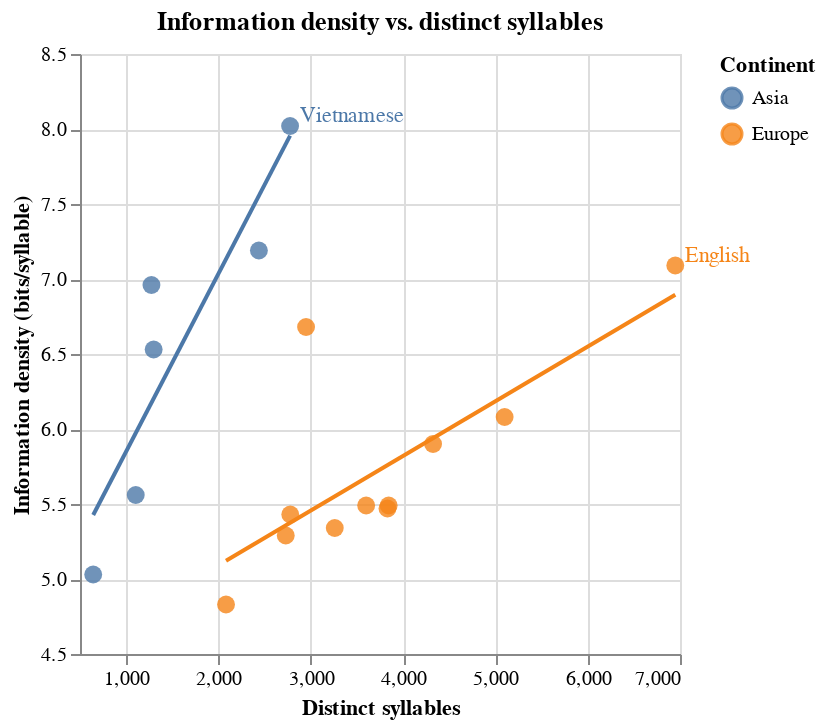

Write notebook code for a chart like this one.
### Markdown cell above
<div class="alert alert-info" style="color:black">

### Question 1.1
rubric={accuracy:1,visualization:1}

<h4>Python</h4>
<ol type="1">
<li>Create a scatterplot of the information density of each language versus its number of distinct syllabus. Zoom in to the extent of the data instead of forcing zero to be in the axis.</li>
<li>You will notice that the data appears to cluster in groups in the scatter plot. Can you find a categorical variable in this dataframe that roughly explains this clustering? Color the points in the plot you just created according that variable and add a suitable trend line for each cluster. If there are any points that seem to be outliers, avoid overfitting the trendline to them.</li>
<li>If you think any particular data points deviate from their cluster, label them with their language name in the plot.</li>
</ol>

</div>

### Code cell
import pandas as pd
import altair as alt

languages = pd.read_csv("languages.csv")

label_langs = ["English", "Vietnamese"]

base = alt.Chart(languages).mark_circle(size=80, opacity=0.8).encode(
    x=alt.X(
        "distinct_syllables:Q",
        scale=alt.Scale(zero=False),
        title="Distinct syllables",
    ),
    y=alt.Y(
        "information_density:Q",
        scale=alt.Scale(zero=False),
        title="Information density (bits/syllable)",
    ),
    color=alt.Color("continent:N", title="Continent"),
    tooltip=[
        "language",
        "iso_lang",
        "continent",
        "distinct_syllables",
        "information_density",
    ],
)

trend = base.transform_regression(
    "distinct_syllables", "information_density", groupby=["continent"]
).mark_line(size=2)

labels = alt.Chart(languages[languages["language"].isin(label_langs)]).mark_text(
    align="left", dx=5, dy=-5
).encode(
    x="distinct_syllables:Q",
    y="information_density:Q",
    text="language",
    color="continent:N",
)

plot1 = (base + trend + labels).properties(
    title="Information density vs. distinct syllables"
)
plot1

### Figure 1 — Vega specification as saved in the notebook (floating-point values rounded to 4 significant figures)
{"$schema": "https://vega.github.io/schema/vega/v5.json", "data": [{"name": "source_0", "values": [{"iso_lang": "CAT", "language": "Catalan", "information_density": 5.49, "distinct_syllables": 3600, "continent": "Europe"}, {"iso_lang": "CMN", "language": "Mandarin", "information_density": 6.96, "distinct_syllables": 1274, "continent": "Asia"}, {"iso_lang": "DEU", "language": "German", "information_density": 6.08, "distinct_syllables": 5100, "continent": "Europe"}, {"iso_lang": "ENG", "language": "English", "information_density": 7.09, "distinct_syllables": 6949, "continent": "Europe"}, {"iso_lang": "EUS", "language": "Basque", "information_density": 4.83, "distinct_syllables": 2082, "continent": "Europe"}, {"iso_lang": "FIN", "language": "Finnish", "information_density": 5.49, "distinct_syllables": 3844, "continent": "Europe"}, {"iso_lang": "FRA", "language": "French", "information_density": 6.68, "distinct_syllables": 2949, "continent": "Europe"}, {"iso_lang": "HUN", "language": "Hungarian", "information_density": 5.9, "distinct_syllables": 4325, "continent": "Europe"}, {"iso_lang": "ITA", "language": "Italian", "information_density": 5.29, "distinct_syllables": 2729, "continent": "Europe"}, {"iso_lang": "JPN", "language": "Japanese", "information_density": 5.03, "distinct_syllables": 643, "continent": "Asia"}, {"iso_lang": "KOR", "language": "Korean", "information_density": 5.56, "distinct_syllables": 1104, "continent": "Asia"}, {"iso_lang": "SPA", "language": "Spanish", "information_density": 5.43, "distinct_syllables": 2778, "continent": "Europe"}, {"iso_lang": "SRP", "language": "Serbian", "information_density": 5.47, "distinct_syllables": 3831, "continent": "Europe"}, {"iso_lang": "THA", "language": "Thai", "information_density": 7.19, "distinct_syllables": 2438, "continent": "Asia"}, {"iso_lang": "TUR", "language": "Turkish", "information_density": 5.34, "distinct_syllables": 3260, "continent": "Europe"}, {"iso_lang": "VIE", "language": "Vietnamese", "information_density": 8.02, "distinct_syllables": 2776, "continent": "Asia"}, {"iso_lang": "YUE", "language": "Cantonese", "information_density": 6.53, "distinct_syllables": 1298, "continent": "Asia"}]}, {"name": "data_0", "values": [{"continent": "Europe", "distinct_syllables": 3600, "information_density": 5.49, "iso_lang": "CAT", "language": "Catalan"}, {"continent": "Asia", "distinct_syllables": 1274, "information_density": 6.96, "iso_lang": "CMN", "language": "Mandarin"}, {"continent": "Europe", "distinct_syllables": 5100, "information_density": 6.08, "iso_lang": "DEU", "language": "German"}, {"continent": "Europe", "distinct_syllables": 6949, "information_density": 7.09, "iso_lang": "ENG", "language": "English"}, {"continent": "Europe", "distinct_syllables": 2082, "information_density": 4.83, "iso_lang": "EUS", "language": "Basque"}, {"continent": "Europe", "distinct_syllables": 3844, "information_density": 5.49, "iso_lang": "FIN", "language": "Finnish"}, {"continent": "Europe", "distinct_syllables": 2949, "information_density": 6.68, "iso_lang": "FRA", "language": "French"}, {"continent": "Europe", "distinct_syllables": 4325, "information_density": 5.9, "iso_lang": "HUN", "language": "Hungarian"}, {"continent": "Europe", "distinct_syllables": 2729, "information_density": 5.29, "iso_lang": "ITA", "language": "Italian"}, {"continent": "Asia", "distinct_syllables": 643, "information_density": 5.03, "iso_lang": "JPN", "language": "Japanese"}, {"continent": "Asia", "distinct_syllables": 1104, "information_density": 5.56, "iso_lang": "KOR", "language": "Korean"}, {"continent": "Europe", "distinct_syllables": 2778, "information_density": 5.43, "iso_lang": "SPA", "language": "Spanish"}, {"continent": "Europe", "distinct_syllables": 3831, "information_density": 5.47, "iso_lang": "SRP", "language": "Serbian"}, {"continent": "Asia", "distinct_syllables": 2438, "information_density": 7.19, "iso_lang": "THA", "language": "Thai"}, {"continent": "Europe", "distinct_syllables": 3260, "information_density": 5.34, "iso_lang": "TUR", "language": "Turkish"}, {"continent": "Asia", "distinct_syllables": 2776, "information_density": 8.02, "iso_lang": "VIE", "language": "Vietnamese"}, {"continent": "Asia", "distinct_syllables": 1298, "information_density": 6.53, "iso_lang": "YUE", "language": "Cantonese"}]}, {"name": "data_1", "source": "source_0", "transform": [{"type": "regression", "as": ["distinct_syllables", "information_density"], "groupby": ["continent"], "x": "distinct_syllables", "y": "information_density"}]}, {"name": "source_1", "values": [{"continent": "Europe", "distinct_syllables": 6949, "information_density": 7.09, "language": "English"}, {"continent": "Asia", "distinct_syllables": 2776, "information_density": 8.02, "language": "Vietnamese"}]}, {"name": "data_0_color_domain_continent_0", "values": [{"continent": "Europe"}, {"continent": "Asia"}]}, {"name": "data_1_color_domain_continent_1", "source": "data_1", "transform": [{"type": "aggregate", "groupby": ["continent"], "fields": [], "ops": [], "as": []}, {"type": "formula", "expr": "datum['continent']", "as": "sort_field"}, {"type": "project", "fields": ["continent"]}]}, {"name": "source_1_color_domain_continent_2", "values": [{"continent": "Europe"}, {"continent": "Asia"}]}], "marks": [{"type": "symbol", "name": "layer_0_marks", "from": {"data": "data_0"}, "encode": {"update": {"tooltip": {"signal": "{\"language\": isValid(datum[\"language\"]) ? datum[\"language\"] : \"\"+datum[\"language\"], \"iso_lang\": isValid(datum[\"iso_lang\"]) ? datum[\"iso_lang\"] : \"\"+datum[\"iso_lang\"], \"continent\": isValid(datum[\"continent\"]) ? datum[\"continent\"] : \"\"+datum[\"continent\"], \"distinct_syllables\": format(datum[\"distinct_syllables\"], \"\"), \"information_density\": format(datum[\"information_density\"], \"\")}"}, "y": {"field": "information_density", "scale": "y"}, "fill": {"field": "continent", "scale": "color"}, "shape": {"value": "circle"}, "opacity": {"value": 0.8}, "x": {"field": "distinct_syllables", "scale": "x"}, "size": {"value": 80}}}, "style": ["circle"]}, {"type": "group", "name": "layer_1_pathgroup", "from": {"facet": {"data": "data_1", "name": "faceted_path_layer_1_main", "groupby": ["continent"]}}, "encode": {"update": {"width": {"field": {"signal": null, "datum": null, "group": "width", "parent": null}}, "height": {"field": {"signal": null, "datum": null, "group": "height", "parent": null}}}}, "marks": [{"type": "line", "name": "layer_1_marks", "from": {"data": "faceted_path_layer_1_main"}, "sort": {"field": "x"}, "encode": {"update": {"defined": {"signal": "isValid(datum[\"distinct_syllables\"]) && isFinite(+datum[\"distinct_syllables\"]) && isValid(datum[\"information_density\"]) && isFinite(+datum[\"information_density\"])"}, "stroke": {"field": "continent", "scale": "color"}, "x": {"field": "distinct_syllables", "scale": "x"}, "strokeWidth": {"value": 2}, "tooltip": {"signal": "{\"language\": isValid(datum[\"language\"]) ? datum[\"language\"] : \"\"+datum[\"language\"], \"iso_lang\": isValid(datum[\"iso_lang\"]) ? datum[\"iso_lang\"] : \"\"+datum[\"iso_lang\"], \"continent\": isValid(datum[\"continent\"]) ? datum[\"continent\"] : \"\"+datum[\"continent\"], \"distinct_syllables\": format(datum[\"distinct_syllables\"], \"\"), \"information_density\": format(datum[\"information_density\"], \"\")}"}, "y": {"field": "information_density", "scale": "y"}}}, "style": ["line"]}]}, {"type": "text", "name": "layer_2_marks", "from": {"data": "source_1"}, "encode": {"update": {"y": {"field": "information_density", "scale": "y"}, "dy": {"value": -5}, "text": {"signal": "isValid(datum[\"language\"]) ? datum[\"language\"] : \"\"+datum[\"language\"]"}, "dx": {"value": 5}, "x": {"field": "distinct_syllables", "scale": "x"}, "align": {"value": "left"}, "fill": {"field": "continent", "scale": "color"}, "baseline": {"value": "middle"}}}, "style": ["text"]}], "scales": [{"name": "x", "type": "linear", "domain": {"fields": [{"data": "data_0", "field": "distinct_syllables"}, {"data": "data_1", "field": "distinct_syllables"}, {"data": "source_1", "field": "distinct_syllables"}]}, "range": [0, {"signal": "width"}], "zero": false, "nice": true}, {"name": "y", "type": "linear", "domain": {"fields": [{"data": "data_0", "field": "information_density"}, {"data": "data_1", "field": "information_density"}, {"data": "source_1", "field": "information_density"}]}, "range": [{"signal": "height"}, 0], "zero": false, "nice": true}, {"name": "color", "type": "ordinal", "domain": {"fields": [{"data": "data_0_color_domain_continent_0", "field": "continent"}, {"data": "data_1_color_domain_continent_1", "field": "continent"}, {"data": "source_1_color_domain_continent_2", "field": "continent"}], "sort": true}, "range": "category"}], "axes": [{"scale": "x", "grid": true, "domain": false, "labels": false, "maxExtent": 0, "ticks": false, "orient": "bottom", "tickCount": {"signal": "ceil(width/40)"}, "gridScale": "y", "aria": false, "minExtent": 0, "zindex": 0}, {"scale": "y", "labels": false, "maxExtent": 0, "orient": "left", "tickCount": {"signal": "ceil(height/40)"}, "ticks": false, "aria": false, "minExtent": 0, "gridScale": "x", "zindex": 0, "grid": true, "domain": false}, {"scale": "x", "labelFlush": true, "zindex": 0, "tickCount": {"signal": "ceil(width/40)"}, "grid": false, "orient": "bottom", "title": "Distinct syllables", "labelOverlap": true}, {"scale": "y", "labelOverlap": true, "grid": false, "tickCount": {"signal": "ceil(height/40)"}, "zindex": 0, "orient": "left", "title": "Information density (bits/syllable)"}], "title": {"text": "Information density vs. distinct syllables", "frame": "group"}, "height": 300, "legends": [{"title": "Continent", "fill": "color", "symbolType": "circle", "encode": {"symbols": {"update": {"opacity": {"value": 0.8}}}}, "stroke": "color"}], "width": 300, "padding": 5, "style": "cell", "background": "white"}
